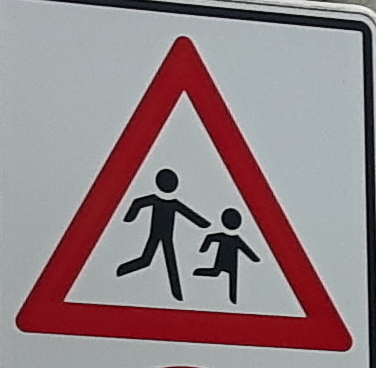
#> input picture traffic_sign_image/crop_10.jpg, 376 x 368 px
$ jupyter execute --allow-errors LeNet_Classifier.ipynb   (shell and % lines are left out)
#> lines starting #> are read from the running program, lines starting #| are printed output that depends on the picture; after the words box and inside, x2 and y2 are one past the last pixel; in counts of white or black regions, pixels touching at a corner belong together
---
## Load The Data

[cell 1]
# Load pickled data
import pickle

training_file = 'traffic-signs-data/train.p'
validation_file='traffic-signs-data/valid.p'
testing_file = 'traffic-signs-data/test.p'

#> (the rest of this cell did not finish here and is left out)

#> (a cell that did not finish here is left out)

[cell 3]
import matplotlib.pyplot as plt
from sklearn.utils import shuffle
import csv
import cv2
import numpy as np

[cell 4]
# Debug flag
DEBUG = False

[cell 5]
# Get class name from file
classNames = []
class_name_file = "signnames.csv"
with open (class_name_file) as fp:
#> (reads signnames.csv from the repository)
    rows = csv.reader(fp, delimiter=',')
    print(type(rows))
    for i, row in enumerate(rows):
        if i == 0:
            continue
        classNames.append(row[1])

if DEBUG:
    for i, name in enumerate(classNames):
        print("{}: {}".format(i, name))

---
## Data Visualization

[cell 6]
def display_traffic_sign_classes():

    # shape information for each traffic sign class image
    width = round(image_shape[0] * 1)
    height = round(image_shape[1] * 1)
    channel = image_shape[2]

    # shape for containing all traffic sign class images
    padding = 5
    signs_shape = ((height+padding)*n_classes, width + 1000, channel)
    if DEBUG:
        print("signs_shape: {}".format(signs_shape))

    # array(image) for containing all traffic sign class images
    signs_image = 255.*np.ones(shape=signs_shape, dtype=np.float32)

    # loop each traffic sign image and calc average image to place at corresponding position
    # in signs_image
    for idx in range(n_classes):
        # Get all images belong to class
        indexes = list(np.where(y_train == idx)[0])
        # total count of class image
        count = len(indexes)
        # take average of class images
        mean_image = np.mean(X_train[indexes], axis=0)
        # resize averaged image
        mean_image = cv2.resize(mean_image, (width, height))

        # Draw(place) at corresponding position in signs_image
        yPos = height+padding
        signs_image[idx*yPos: idx*yPos+height, 0: width, :] = mean_image

        percentage = float(count)/float(len(y_train))

        # putText(img, text, org, fontFace, fontScale, color[, thickness[, lineType[, bottomLeftOrigin]]])
        # Put text of traffic sign name
        cv2.putText(img=signs_image,
                    text='%02d: %s'%(idx, classNames[idx]),
                    org=(width+20, int((idx+0.6)*yPos)),
                    fontFace=cv2.FONT_HERSHEY_SIMPLEX,
                    fontScale=0.5,
                    color=(0,0,0),
                    thickness=1
               )
        # Put text of number of traffic sign
        count_x_pos = 500
        cv2.putText(img=signs_image,
                    text='%4d'%(count),
                    org=(count_x_pos, int((idx+0.6)*yPos)),
                    fontFace=cv2.FONT_HERSHEY_SIMPLEX,
                    fontScale=0.5,
                    color=(0,0,255),
                    thickness=1
               )
        # Put the histogram of ratio of traffic sign
        hist_x_pos = 550
        full_length = 3000
        # cv.Rectangle(img, pt1, pt2, color, thickness=1, lineType=8, shift=0) → None
        cv2.rectangle(img=signs_image,
                      pt1=(hist_x_pos, int(idx*yPos) + 10),
                      pt2=(hist_x_pos+round(percentage*full_length), int((idx+1)*yPos)-10),
                      color=(0, 0, 255),
                      thickness=-1
                     )

    cv2.imwrite('signs_image.jpg', signs_image)
    plt.rcParams["figure.figsize"] = (30,30)
    plt.imshow(signs_image.astype(np.uint8))


#> (the rest of this cell did not finish here and is left out)

---
## Data Augmentation

[cell 7]
# [5 lines left out: function image_flip, not called in this run]

[cell 8]
# [7 lines left out: function image_rotate, not called in this run]

[cell 9]
# [5 lines left out: function image_translate, not called in this run]

[cell 10]
# apply augmentation on "Children Crossing" class
target_class = 28
#> (the rest of this cell did not finish here and is left out)

---
## Data Preprocessing

[cell 11]
def normalize(img):
    #return color.rgb2gray(img/255.0-.5)
    y = cv2.cvtColor(img, cv2.COLOR_RGB2YUV)[:,:,0]
#     print("y.shape:{}".format(y.shape))
    y = np.reshape(y, (y.shape[0], y.shape[1], 1))
    return y/255.0 - 0.5
#     yuv = cv2.cvtColor(img, cv2.COLOR_RGB2YUV)
#     return yuv

# [4 lines left out: function HistEqualized, not called in this run]

#> (a cell that did not finish here is left out)

---
## Build The Neural Network

[cell 13]
import tensorflow as tf

[cell 14]
# [10 lines left out: function myConv2d, not called in this run]

[cell 15]
# [5 lines left out: function myMaxPool, not called in this run]

[cell 16]
# [13 lines left out: function flatten, not called in this run]

[cell 17]
# [9 lines left out: function fully_conn, not called in this run]

[cell 18]
# [48 lines left out: function LeNet, not called in this run]

---
## Train and Evaluate

[cell 19]
# Hyperparameters
EPOCHS = 20
BATCH_SIZE =  128
rate = 0.001

[cell 20]
# Model evaluation
# [9 lines left out: function evaluate, not called in this run]

[cell 21]
# Build LeNet Neural Network
"""
Be careful you must reset default graph every time you re-run cell which has used tensor of tensorflow
"""
tf.reset_default_graph()
#> (this line was passed over: tensorflow is not available in this run)
#> (the rest of this cell did not finish here and is left out)

[cell 22]
import datetime

#> (the rest of this cell did not finish here and is left out)

---
## Test model on new Images

[cell 23]
# Load some images of traffic sign for testing
filenames = [
    "traffic_sign_image/crop_10.jpg",
    "traffic_sign_image/crop_3.jpg",
    "traffic_sign_image/crop_5.jpg",
    "traffic_sign_image/crop_7.jpg",
    "traffic_sign_image/crop_1.jpg"
]

[cell 24]
size = 100
num_of_Image = len(filenames)
display_images = 255*np.ones(shape=(size*num_of_Image, size, 3), dtype=np.float32)
for i in range(len(filenames)):
    image = cv2.imread(filenames[i])
#> image is the input picture: shape (368, 376, 3); mean B, G, R 133.6, 130.3, 147.8
    image = cv2.resize(image, (size, size), interpolation=cv2.INTER_AREA)
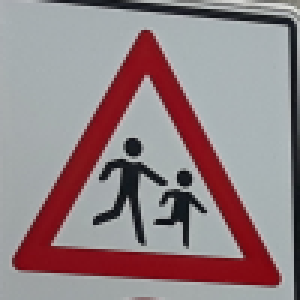
#> image: shape (100, 100, 3) (shown 3 times larger); mean B, G, R 133.6, 130.3, 147.8
#     image = cv2.resize(cv2.imread(filenames[i]), (size, size), interpolation=cv2.INTER_AREA)
    yPos = i *size
    display_images[yPos: i*size+size, 0:size, :] = image
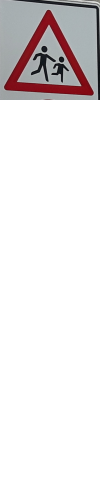
#> display_images: shape (500, 100, 3) float32; mean B, G, R 230.7, 230.1, 233.6
#> pass 2 of the loop `for i in range(len(filenames)):`:
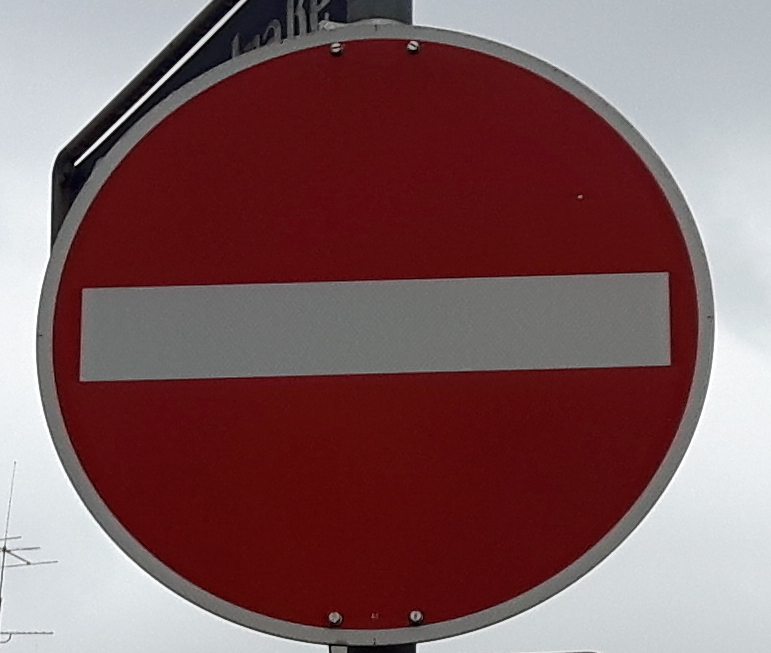
#> input picture traffic_sign_image/crop_3.jpg, 771 x 653 px
#> image is the input picture: shape (653, 771, 3); mean B, G, R 95, 92.8, 128.1
#> `display_images[yPos: i*size+size, 0:size, :] = image`:
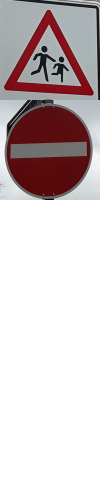
#> display_images: shape (500, 100, 3) float32; mean B, G, R 198.7, 197.6, 208.2
#> pass 3 of the loop `for i in range(len(filenames)):`:
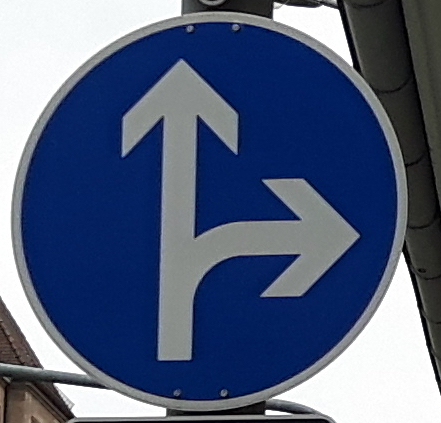
#> input picture traffic_sign_image/crop_5.jpg, 441 x 423 px
#> image is the input picture: shape (423, 441, 3); mean B, G, R 123.5, 94.6, 81
#> `display_images[yPos: i*size+size, 0:size, :] = image`:
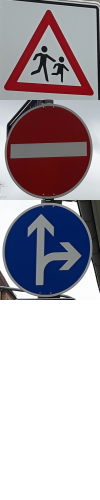
#> display_images: shape (500, 100, 3) float32; 19.99% of pixels changed, all inside (x1, y1, x2, y2) = (0, 200, 100, 300)
#> the loop made 5 passes; the first 3 are shown

plt.imshow(display_images.astype(np.uint8))
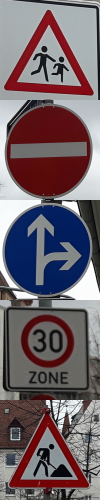
#> display_images: shape (500, 100, 3) float32; mean B, G, R 106.3, 99.8, 113.2
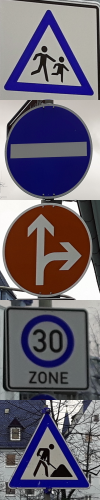
#> shown: shape (500, 100, 3); mean R, G, B 106.3, 99.8, 113.2

[cell 25]
test_images = []
for file in filenames:
    image = cv2.imread(file)
    image = cv2.resize(image, (32, 32), interpolation=cv2.INTER_AREA)
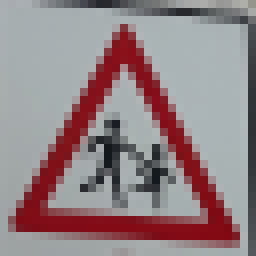
#> image: shape (32, 32, 3) (shown 8 times larger); mean B, G, R 133.6, 130.3, 147.8
    image = normalize(image)
#> in normalize, `y = cv2.cvtColor(img, cv2.COLOR_RGB2YUV)[:,:,0]`:
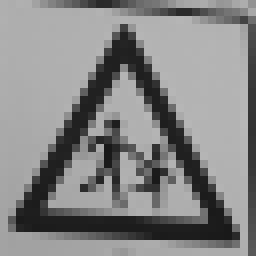
#> y: shape (32, 32) (shown 8 times larger); min 24, max 184, mean 133.3
#> in normalize, `return y/255.0 - 0.5`:
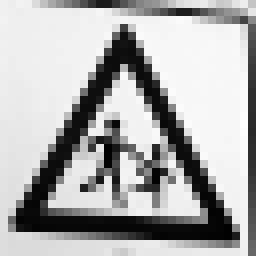
#> returned value: shape (32, 32, 1) float64 (shown 8 times larger); min -0.406, max 0.222, mean 0.0228; drawn with min black and max white
    test_images.append(image)
#> pass 2 of the loop `for file in filenames:`:
#> in normalize (call 2), `y = cv2.cvtColor(img, cv2.COLOR_RGB2YUV)[:,:,0]`:
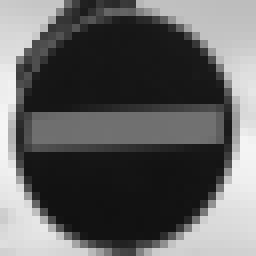
#> y: shape (32, 32) (shown 8 times larger); min 17, max 245, mean 97.4
#> pass 3 of the loop `for file in filenames:`:
#> in normalize (call 3), `y = cv2.cvtColor(img, cv2.COLOR_RGB2YUV)[:,:,0]`:
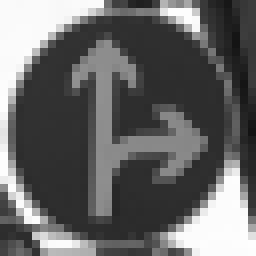
#> y: shape (32, 32) (shown 8 times larger); min 19, max 254, mean 101.7
#> the loop made 5 passes; the first 3 are shown
